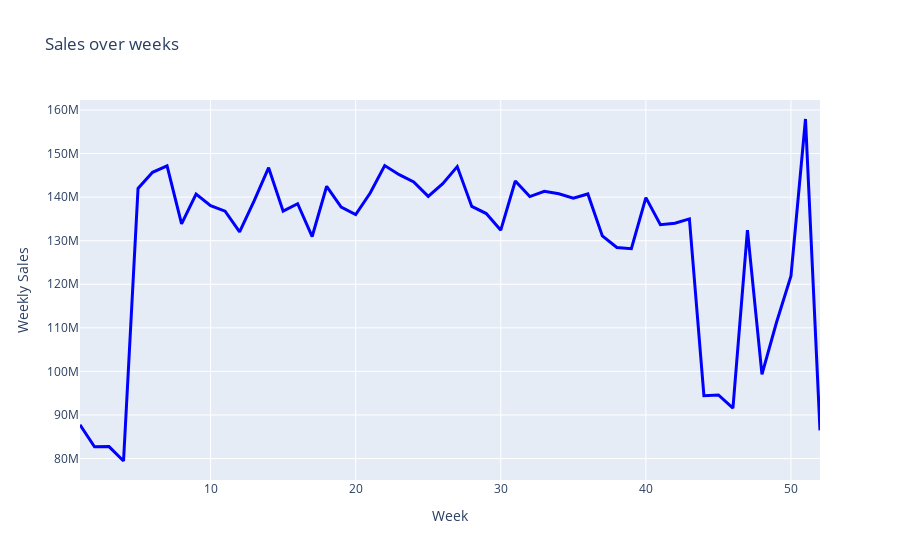

The code cell stored with this chart in its notebook:
### Markdown cell above
#   sales over the weeks

### Code cell
df_weeks = data.groupby('Week').sum()

import plotly.express as px
fig = px.line( data_frame = df_weeks, x = df_weeks.index, y = 'Weekly_Sales', 
              labels = {'Weekly_Sales' : 'Weekly Sales', 'x' : 'Weeks' }, 
              title = 'Sales over weeks')
fig.update_traces(line_color='blue', line_width=3)

### Figure 1 — Plotly figure (JSON) as saved in the notebook; plotly's stock layout.template omitted (floating-point values rounded to 4 significant figures)
{"data": [{"hovertemplate": "Week=%{x}<br>Weekly Sales=%{y}<extra></extra>", "legendgroup": "", "line": {"color": "blue", "dash": "solid", "width": 3}, "marker": {"symbol": "circle"}, "mode": "lines", "name": "", "orientation": "v", "showlegend": false, "type": "scatter", "x": [1, 2, 3, 4, 5, 6, 7, 8, 9, 10, 11, 12, 13, 14, 15, 16, 17, 18, 19, 20, 21, 22, 23, 24, 25, 26, 27, 28, 29, 30, 31, 32, 33, 34, 35, 36, 37, 38, 39, 40, 41, 42, 43, 44, 45, 46, 47, 48, 49, 50, 51, 52], "xaxis": "x", "y": [87730000.0, 82700000.0, 82740000.0, 79430000.0, 142000000.0, 145700000.0, 147200000.0, 133900000.0, 140700000.0, 138000000.0, 136800000.0, 132000000.0, 139200000.0, 146800000.0, 136800000.0, 138500000.0, 131000000.0, 142500000.0, 137700000.0, 136000000.0, 140900000.0, 147200000.0, 145100000.0, 143500000.0, 140200000.0, 143100000.0, 147000000.0, 137900000.0, 136200000.0, 132400000.0, 143700000.0, 140100000.0, 141300000.0, 140800000.0, 139700000.0, 140700000.0, 131100000.0, 128400000.0, 128200000.0, 139900000.0, 133652808, 134000000.0, 135000000.0, 94440000.0, 94600000.0, 91560000.0, 132400000.0, 99300000.0, 111200000.0, 121900000.0, 157900000.0, 86470000.0], "yaxis": "y"}], "layout": {"legend": {"tracegroupgap": 0}, "title": {"text": "Sales over weeks"}, "xaxis": {"anchor": "y", "domain": [0, 1], "title": {"text": "Week"}}, "yaxis": {"anchor": "x", "domain": [0, 1], "title": {"text": "Weekly Sales"}}}}
